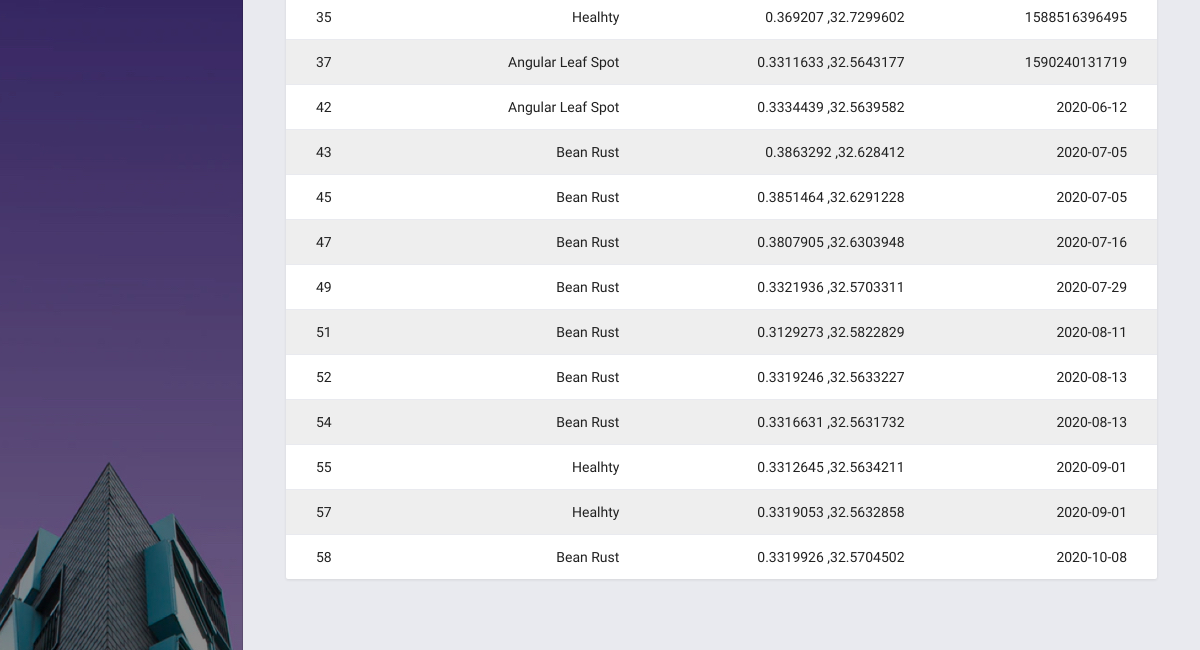
/tables (lower part), run on an earlier commit of the app's database.
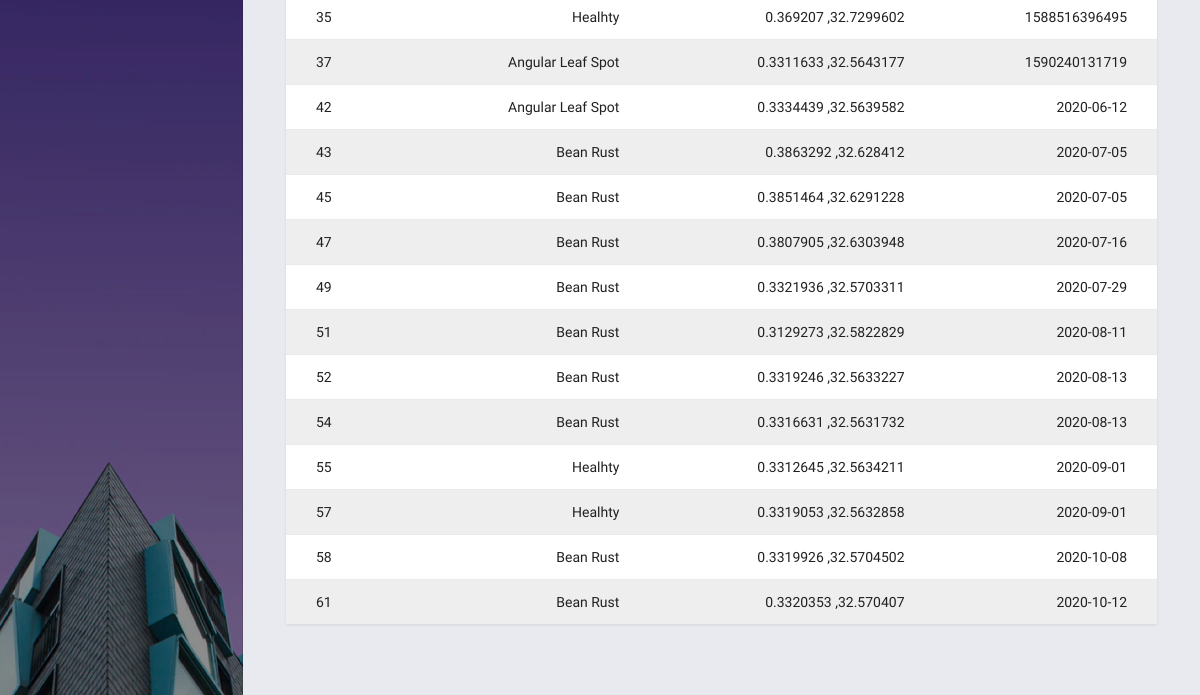
And on a later commit of the database.
### tables this page shows
CREATE TABLE "agrobean_results" (
	`id`	INTEGER,
	`result`	TEXT,
	`location`	TEXT,
	`date`	INTEGER,
	PRIMARY KEY(`id`)
);

### app.py (the view)
@app.route('/tables',methods=['GET','POST'])
def tables():
    results=db_connect.execute('select * from agrobean_results')
    return render_template('basic-tables.html',tables=results)

### templates/basic-tables.html (shortened to what this page needs)
{% extends "base.html" %}
{% block content %}
        <main class="content-wrapper">
          <div class="mdc-layout-grid">
            <div class="mdc-layout-grid__inner">
              <div class="mdc-layout-grid__cell stretch-card mdc-layout-grid__cell--span-12">
                <div class="mdc-card p-0">
                  <div class="table-responsive">
                    <table class="table table-striped">
                      <tbody>
                      {% for table in tables %}
                        <tr>
                          <td class="text-left">{{table[0]}}</td>
                          <td>{{table[1]}}</td>
                          <td>{{table[2]}}</td>
                          <td>{{table[3]}}</td>
                        </tr>
                       {% endfor %}
                      </tbody>
                    </table>
                  </div>
                </div>
              </div>
            </div>
          </div>
        </main>
{% endblock %}

### templates/base.html (shortened to what this page needs)
<!DOCTYPE html>
<html lang="en">
<head>
  <link rel="stylesheet" href="{{url_for('static',filename='assets/vendors/mdi/css/materialdesignicons.min.css')}}">
  <link rel="stylesheet" href="{{url_for('static',filename='assets/vendors/css/vendor.bundle.base.css')}}">
  <link rel="stylesheet" href="{{url_for('static',filename='assets/vendors/flag-icon-css/css/flag-icon.min.css')}}">
  <link rel="stylesheet" href="{{url_for('static',filename='assets/vendors/jvectormap/jquery-jvectormap.css')}}">
  <link rel="stylesheet" href="{{url_for('static',filename='assets/css/demo/style.css')}}">
</head>
<body>
  <div class="body-wrapper">
    <aside class="mdc-drawer mdc-drawer--dismissible mdc-drawer--open">
      <div class="mdc-drawer__content">
      </div>
    </aside>
    <div class="main-wrapper mdc-drawer-app-content">
      <div class="page-wrapper mdc-toolbar-fixed-adjust">
        {% block content %}
        {% endblock %}
        <footer>
          <div class="mdc-layout-grid">
          </div>
        </footer>
      </div>
    </div>
  </div>
</body>
</html>

What changed in the data, as far as the page shows it:
added agrobean_results: id "61", result "Bean Rust", location "0.3320353 ,32.570407", date "2020-10-12"
